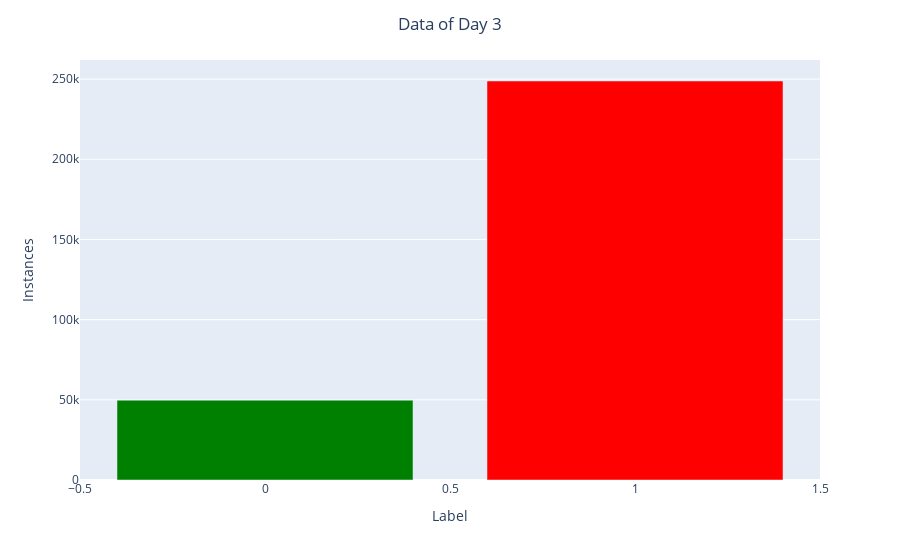

Source (notebook cell):
### Code cell
import plotly.express as px
# Remove leading whitespace from column name
tests.columns = tests.columns.str.strip()

# Create label_counter DataFrame
label_counter1 = pd.DataFrame(tests['Label'].value_counts())

# Print the DataFrame
print(label_counter1)
fig = px.bar(label_counter1, x=label_counter1.index, y=label_counter1['count'])

fig.update_layout(
    title={
        'text': 'Data of Day 3',
        'x': 0.5,
        'xanchor': 'center'
    },
    xaxis_title="Label",
    yaxis_title="Instances"
)

# Define the colors for the left and right columns
fig.data[0].marker.color = ['red' if label == label_counter1.index[0] else 'green' for label in label_counter1.index]

fig.show()

### Figure 1 — Plotly figure (JSON) as saved in the notebook; plotly's stock layout.template omitted (floating-point values rounded to 4 significant figures)
{"data": [{"alignmentgroup": "True", "hovertemplate": "Label=%{x}<br>count=%{y}<extra></extra>", "legendgroup": "", "marker": {"color": ["red", "green"], "pattern": {"shape": ""}}, "name": "", "offsetgroup": "", "orientation": "v", "showlegend": false, "textposition": "auto", "type": "bar", "x": [1, 0], "xaxis": "x", "y": [248815, 49763], "yaxis": "y"}], "layout": {"barmode": "relative", "legend": {"tracegroupgap": 0}, "margin": {"t": 60}, "title": {"text": "Data of Day 3", "x": 0.5, "xanchor": "center"}, "xaxis": {"anchor": "y", "domain": [0, 1], "title": {"text": "Label"}}, "yaxis": {"anchor": "x", "domain": [0, 1], "title": {"text": "Instances"}}}}
